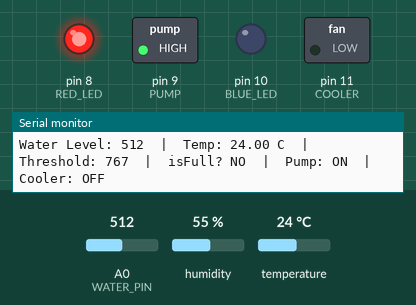
Simulated run of this sketch. Board: Arduino Uno, built with avr-gcc and run on an emulated ATmega328P. Shown: switched loads named in the sketch (green lamp = pin HIGH), output pins drawn as LEDs (lit = HIGH), the last lines printed to the serial monitor. The test bench sets the inputs (shaded band); at power-on: temperature 24 °C, A0 (WATER_PIN) = 512, humidity 55 %.

Above: at 1.8 s.
1.9 s: temperature set to 27 °C
At 3.3 s:
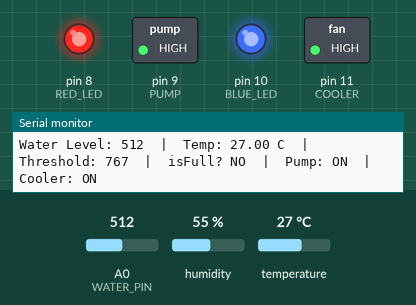
3.6 s: A0 (WATER_PIN) set to 758
5.4 s: A0 (WATER_PIN) set to 774
At 7.3 s:
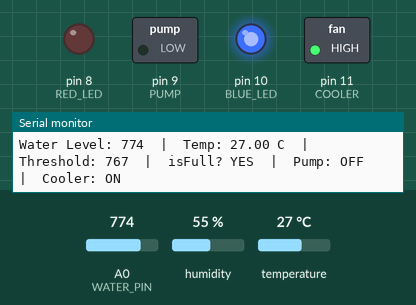
7.8 s: temperature set to 12 °C
At 8.8 s:
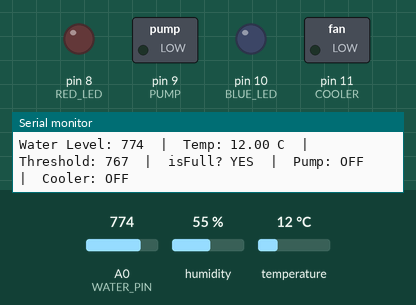
9.9 s: temperature set to 28 °C
At 11.5 s:
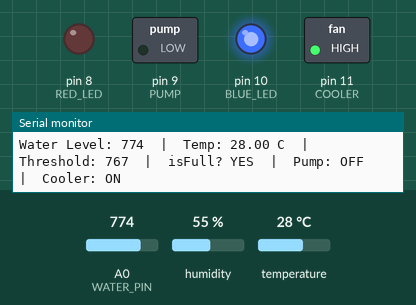
12.0 s: temperature set to 19 °C
At 13.0 s:
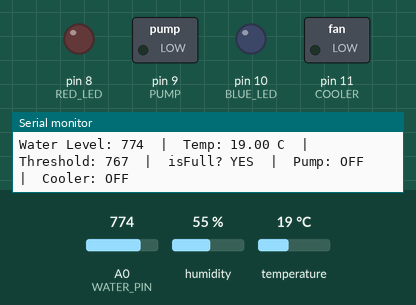
Timing chart, 0 to 15.0 s (numbered marks = the images above; inputs shaded):
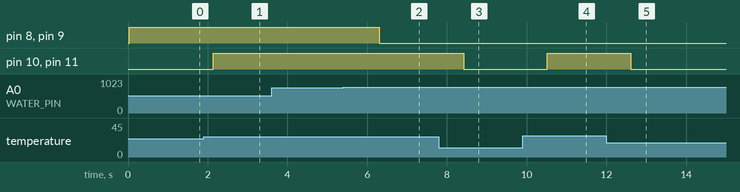

Measured:
- the behaviour switches between 25 and 26 °C on temperature (found by bisection; images 0 and 1)
- the behaviour switches between 766 and 767 on A0 (WATER_PIN) (found by bisection; images 1 and 2)
- after the input at 1.9 s, pin 10 (BLUE_LED), pin 11 (COOLER): LOW → HIGH after 0.23 s
- after the input at 5.4 s, pin 8 (RED_LED), pin 9 (PUMP): HIGH → LOW after 0.91 s
- after the input at 7.8 s, pin 10 (BLUE_LED), pin 11 (COOLER): HIGH → LOW after 0.62 s
- after the input at 9.9 s, pin 10 (BLUE_LED), pin 11 (COOLER): LOW → HIGH after 0.62 s
- after the input at 12.0 s, pin 10 (BLUE_LED), pin 11 (COOLER): HIGH → LOW after 0.61 s

The sketch:

test_1.ino
```cpp
#include <DHT.h>

#define DHTPIN 2
#define DHTTYPE DHT11
#define WATER_PIN A0

#define RED_LED 8
#define BLUE_LED 10
#define PUMP 9
#define COOLER 11

DHT dht(DHTPIN, DHTTYPE);

void setup() {
  Serial.begin(9600);
  dht.begin();

  pinMode(RED_LED, OUTPUT);
  pinMode(BLUE_LED, OUTPUT);
  pinMode(PUMP, OUTPUT);
  pinMode(COOLER, OUTPUT);

  digitalWrite(RED_LED, LOW);
  digitalWrite(BLUE_LED, LOW);
  digitalWrite(PUMP, LOW);
  digitalWrite(COOLER, LOW);
}

void loop() {
  float temperature = dht.readTemperature();
  int waterLevel = analogRead(WATER_PIN);

  // ---- SET THESE ----
  int waterThreshold = 767;   //.75*1024(it's range)=767
  float coldTemp = 25.0;      // temp threshold for cooling
  // --------------------

  // Print diagnostics
  Serial.print("Water Level: ");
  Serial.print(waterLevel);
  Serial.print("  |  Temp: ");
  Serial.print(temperature);
  Serial.print(" C  |  Threshold: ");
  Serial.print(waterThreshold);

  // decide water state
  bool isFull = (waterLevel >= waterThreshold); //if true -> yes, is full
  Serial.print("  |  isFull? ");
  Serial.print(isFull ? "YES" : "NO");

  // Water/pump logic
  if (!isFull) {
    digitalWrite(RED_LED, HIGH);   // show empty
    digitalWrite(PUMP, HIGH);      // try to turn pump ON
    Serial.print("  |  Pump: ON");
  } else {
    digitalWrite(RED_LED, LOW);
    digitalWrite(PUMP, LOW);
    Serial.print("  |  Pump: OFF");
  }

  // Cooling logic (if already exist and it not cold)
  if (!isnan(temperature) && temperature > coldTemp) {
    digitalWrite(BLUE_LED, HIGH);
    digitalWrite(COOLER, HIGH);
    Serial.print("  |  Cooler: ON");
  } else {
    digitalWrite(BLUE_LED, LOW);
    digitalWrite(COOLER, LOW);
    Serial.print("  |  Cooler: OFF");
  }

  Serial.println();
  delay(1000);
}
```
